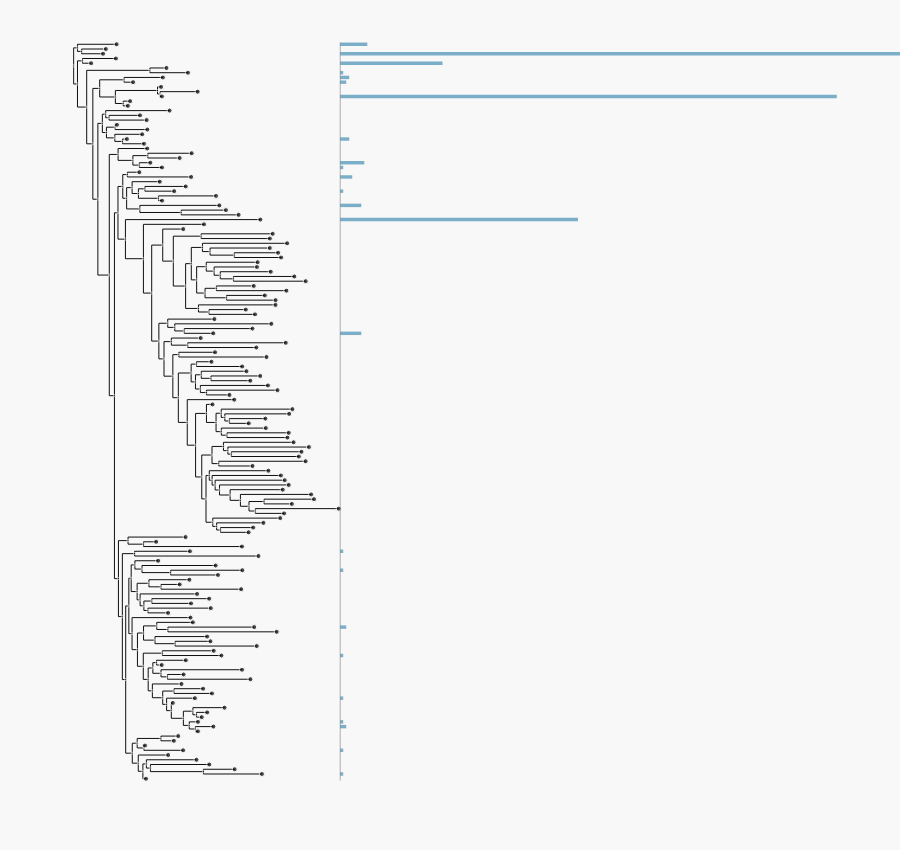

Notebook code for this chart:
### Code cell
renamed_valcnts_abs = rename_dict_valcounts(get_dict_valcounts(csras_phyla_d, normalize=False)) 
data_dict = make_data_dict(renamed_valcnts_abs, renamed_pruned_tree, rank='Phyla')
data_dict
fig = jw_draw_tree.create_tree_w_bargraphs(renamed_pruned_tree, data_dict, label_mode='markers', 
                                           t_node_size= 5)

fig.write_html('./csra_mapped_bac120phyla.html')
go.Figure(fig)
